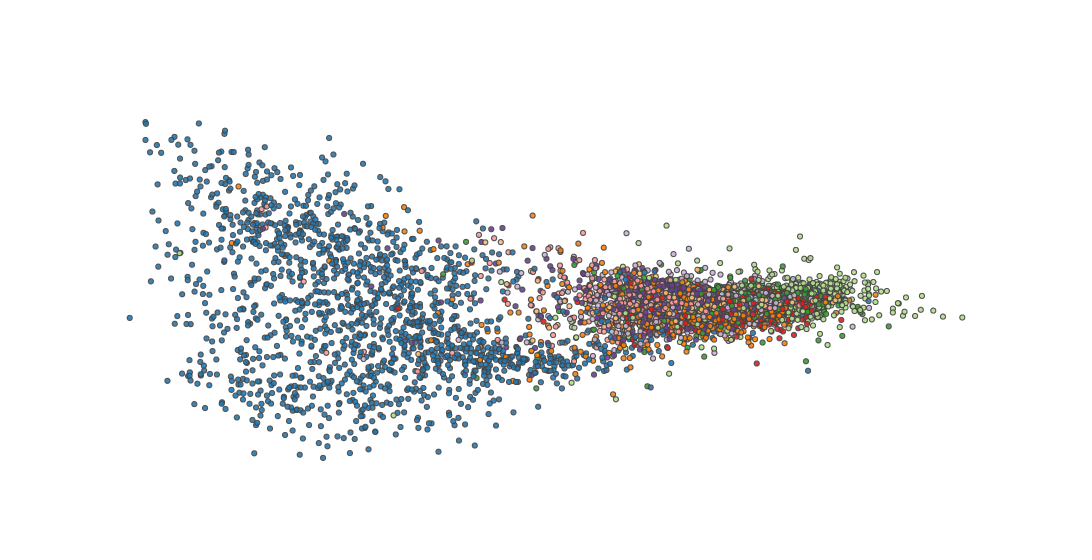

Notebook code for this chart:
### Code cell
method = "standard"
n_neigbhors = 100
embedding = np.load(mnist_lle_path / method / f"{n_neigbhors}.npy")
color = [plotly_cmap[int(i)] for i in mnist_labels]
plotly_scatter(
    embedding,
    mnist_labels,
    color=color,
    title="Local Linear Embedding (Standard) | 100 Neighbors",
)

### Figure 1 — Plotly figure (JSON) as saved in the notebook; plotly's stock layout.template omitted (floating-point values rounded to 4 significant figures; data arrays with more than 128 entries replaced by an {"elided": "..."} marker saying what was removed)
{"data": [{"legendgroup": "group", "marker": {"autocolorscale": true, "color": {"elided": "14000 str values"}, "colorbar": {"title": {"text": "Class"}}, "line": {"width": 1}, "opacity": 0.9, "showscale": false, "size": 5}, "mode": "markers", "text": {"elided": "14000 float values"}, "type": "scattergl", "x": {"elided": "14000 float values"}, "y": {"elided": "14000 float values"}}], "layout": {"font": {"color": "white"}, "paper_bgcolor": "rgba(0,0,0,0)", "plot_bgcolor": "rgba(0,0,0,0)", "title": {"text": "Local Linear Embedding (Standard) | 100 Neighbors"}, "width": 1200, "xaxis": {"hoverformat": ".1f", "showgrid": false, "title": {"text": "x"}}, "yaxis": {"hoverformat": ".1f", "showgrid": false, "title": {"text": "y"}}}}
